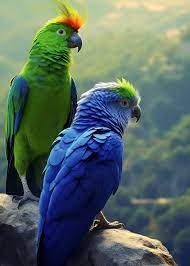
#> input picture Chapter-5/image.jpeg, 190 x 266 px
$ python main.py
#> lines starting #> are read from the running program, lines starting #| are printed output that depends on the picture; after the words box and inside, x2 and y2 are one past the last pixel; in counts of white or black regions, pixels touching at a corner belong together
# Import necessary libraries
import cv2 as cv
import numpy as np

# To read image
image = cv.imread('image.jpeg')
#> image is the input picture: shape (266, 190, 3); mean B, G, R 100, 106.1, 88.1

# To resize image
image = cv.resize(image, (500,500))
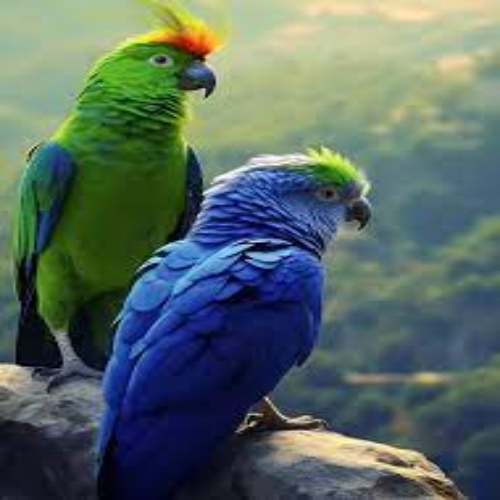
#> image: shape (500, 500, 3); mean B, G, R 99.9, 105.9, 88

# Convert BGR image to Grayscale
gray_image = cv.cvtColor(image, cv.COLOR_BGR2GRAY)
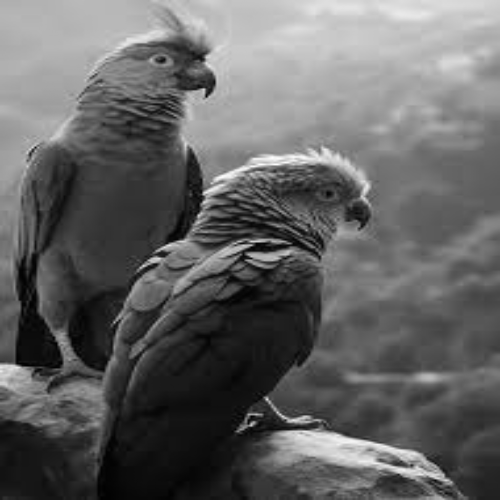
#> gray_image: shape (500, 500); min 1, max 253, mean 99.9

# Convert Grayscale to Black & White
(thresh, bw_image) = cv.threshold(gray_image, 127, 255, cv.THRESH_BINARY)
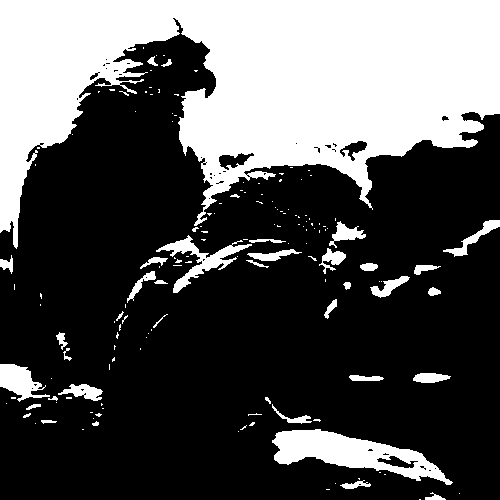
#> bw_image: shape (500, 500); 32.3% white; 155 white regions (115 under 20 px), largest, box (x1, y1, x2, y2) and area: (0, 0, 500, 249) 68966, (272, 429, 453, 485) 4354, (156, 235, 252, 293) 1321

# To display image
cv.imshow('Your BGR image is: ',image)
cv.imshow('Your Grayscale image is: ',gray_image)
cv.imshow('Your Black & White image is: ',bw_image)

# To save an image
cv.imwrite('black&white_image.png',bw_image)

# In order to wait for response
# Here waitKey takes argument in milliseconds in which you want to hold response
# Here 0 is a special character means to hold reponse forever
# To exit your response press 'q'
cv.waitKey(0)

# To destroy all windows
cv.destroyAllWindows()
